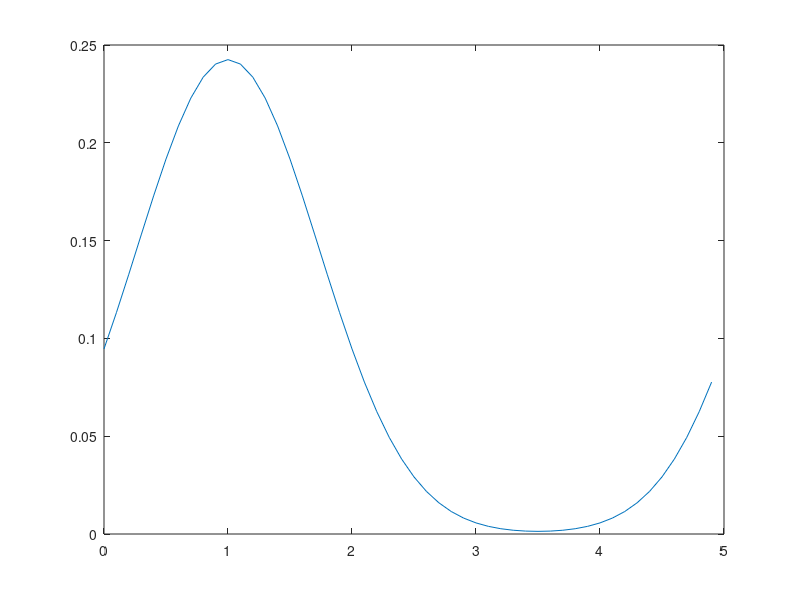
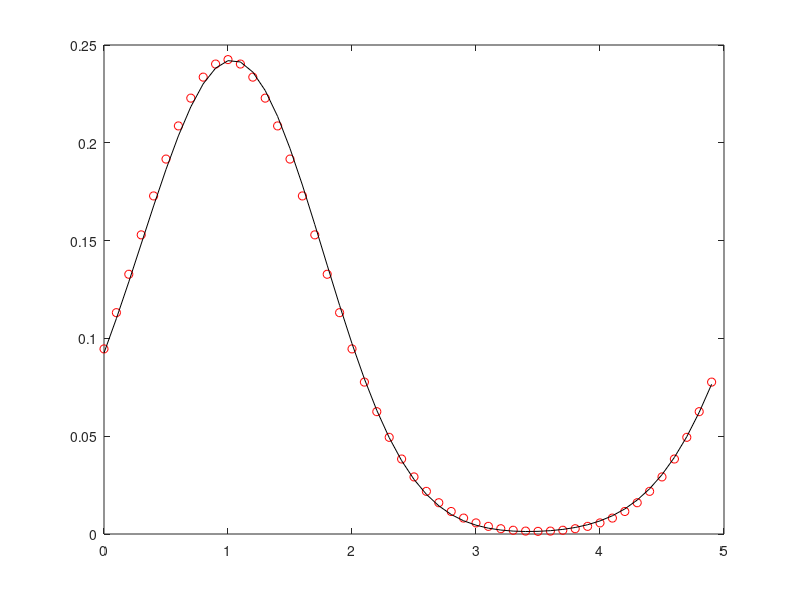

Write the MATLAB code that produced these figures, in order.
clear all
close all
clc
format long

% ===='advection:lax wandroff'====
% ===='defusion:explicit euler'====
L=5;
N=50;
dx=L/N;
x=[0:dx:L-dx]';
T=5;
M=100;
dt=T/M;
t=[0:dt:T]';

%%exact solution
c0=@(x) exp(-((x-L/5)/(L/20)).^2);
ni=0.05;
a=1;
y0=c0(x);
c0hat=fft(y0);
k=[0,1:N/2,-N/2+1:-1]';
omegak=2*pi*k./L;
alfak=-a.*(j).*omegak+ni.*(j).^2.*omegak.^2;
chatk=exp(alfak*T).*c0hat;
y_exact=ifft(chatk);

figure(1)
plot(x,real(y_exact))

%%numerical solution
mi=ni*(dt/dx^2);
A1=(1-2*mi)*ones(1,length(x));
A2=mi*ones(1,length(x)-1);
A_EE=diag(A1)+diag(A2,1)+diag(A2,-1);
A_EE(1,end)=mi;
A_EE(end,1)=mi;
lambda=a*(dt/dx);
A3=(1-lambda^2)*ones(1,length(x));
A4=((lambda^2+lambda)/2)*ones(1,length(x)-1);
A5=((lambda^2-lambda)/2)*ones(1,length(x)-1);
A_LW=diag(A3)+diag(A5,1)+diag(A4,-1);
A_LW(1,end)=(lambda^2+lambda)/2;
A_LW(end,1)=(lambda^2-lambda)/2;
c_old=y0;
for i=1:length(t)-1
    c_new=A_EE*c_old+A_LW*c_old;
    c_new=c_new-c_old;
    c_old=c_new;
end

figure(2)
plot(x,real(y_exact),'ro',x,c_new,'k')
